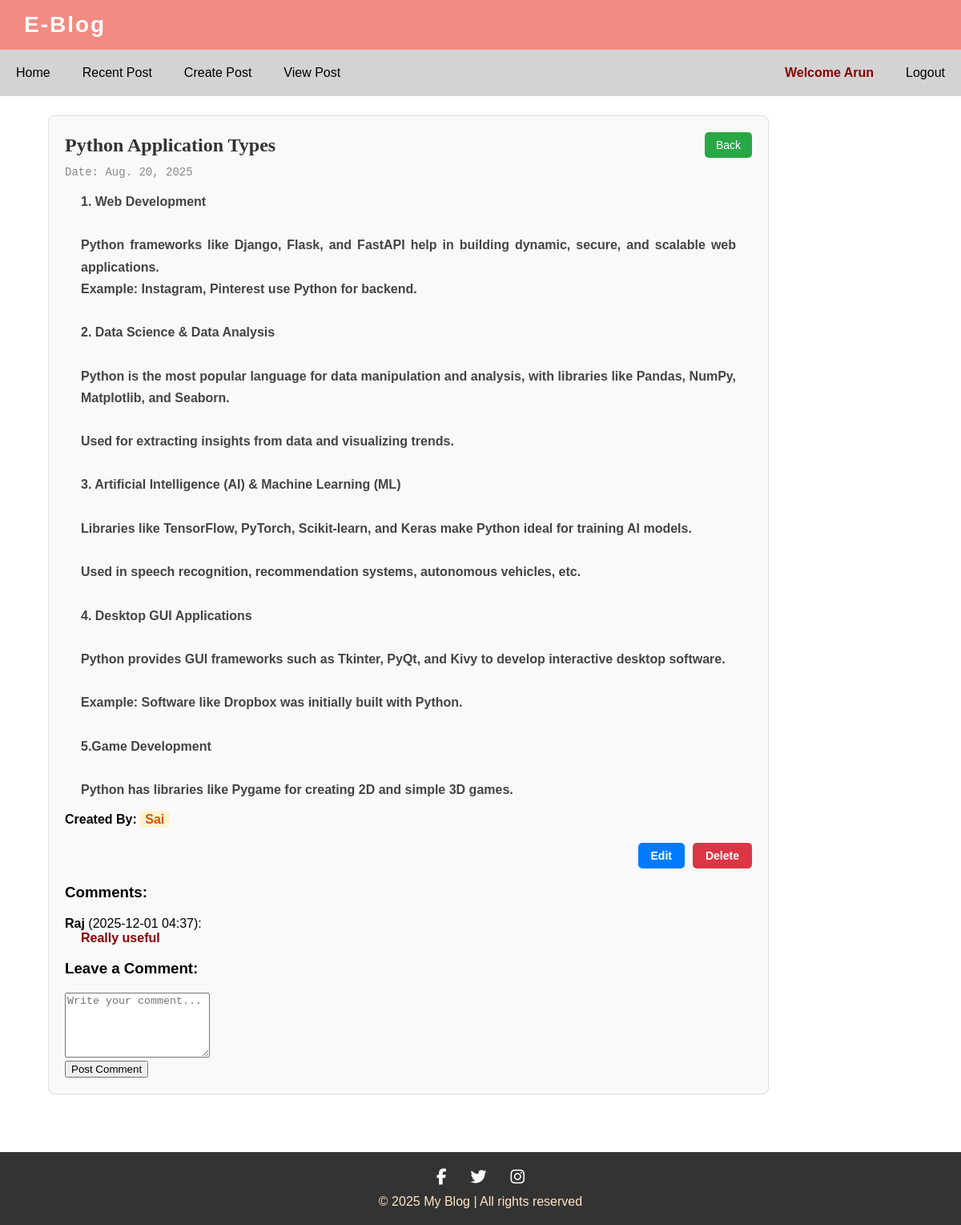
Screenshot of /descpost/10/ (signed in) with the database file from the repository.
### Blogapp/models.py (models this page shows)
class Post(models.Model):
    title = models.CharField(max_length=55)
    short_description = models.TextField(max_length=400)
    description = models.TextField(max_length=1000)
    created_by =models.DateField(auto_now_add=True)
    user =models.ForeignKey(User,on_delete=models.CASCADE)

class Comment(models.Model):
    post = models.ForeignKey(Post,on_delete=models.CASCADE)
    user =models.ForeignKey(User,on_delete=models.CASCADE)
    content = models.TextField()
    created_at = models.DateTimeField(auto_now_add=True)

### Blogapp/views.py (the view, shortened to what this page needs)
# urls.py: path('descpost/<int:id>/',DetailedPost.as_view(),name="detailpost"),
class DetailedPost(View):
    def get(self,request,id):
        type = None
        user_obj =User_Reg.objects.filter(user=request.user)
        if user_obj:
            user_obj = user_obj.first()
            type =user_obj.usertype #type:ignore
        print("type",type)
        post_obj = Post.objects.filter(id=id).values('id','title','description','user__first_name','created_by')[0]
        comments = Comment.objects.filter(post_id=post_obj.get("id")).order_by("-created_at")
        return render(request,'full_des.html',{'detpost':post_obj,'type':type,'cmd':comments})

### Blogapp/templates/full_des.html (shortened to what this page needs)
{% extends 'base.html' %}
{% block content %}
<div class="content-wrapper">
    <div class="title-bar">
        <span class="post-title">{{ detpost.title }}</span>
        <a class="back-btn" href="{% url 'viewpost' %}">Back</a>
    </div>
    <div class="post-date">Date: {{ detpost.created_by }}</div>
    <p class="post-description">{{ detpost.description|linebreaksbr }}</p>
    <h3 class="creator">
        Created By: <span class="highlight-name">{{ detpost.user__first_name }}</span>
    </h3>
    <div class="action-buttons">
        {% if type == 'admin' or type == 'creator' %}
            <a href="{% url 'updatepost' detpost.id %}" class="action-btn edit-btn">Edit</a>
            <a href="{% url 'deletepost' detpost.id %}" class="action-btn delete-btn">Delete</a>
        {% endif %}
    </div>
    <h3>Comments:</h3>
    {% for i in cmd %}
    <div>
        <strong>{{ i.user.first_name }}</strong> ({{ i.created_at|date:"Y-m-d H:i" }}):
        <p>{{ i.content }}</p>
    </div>
    {% endfor %}
    <h3>Leave a Comment:</h3>
    <form method="POST">
        <textarea name="content" rows="5" placeholder="Write your comment..." required></textarea>
        <br>
        <button type="submit">Post Comment</button>
    </form>
</div>
<footer>
    <div class="footer">
        <a href="https://facebook.com" target="_blank"><i class="fab fa-facebook-f"></i></a>
        <a href="https://twitter.com" target="_blank"><i class="fab fa-twitter"></i></a>
        <a href="https://instagram.com" target="_blank"><i class="fab fa-instagram"></i></a>
        <div class="copyright">
            &copy; 2025 My Blog | All rights reserved
        </div>
    </div>
</footer>
{% endblock %}

### Blogapp/templates/base.html (shortened to what this page needs)
<!DOCTYPE html>
<html>
<head>
    <link rel="stylesheet" href="https://cdnjs.cloudflare.com/ajax/libs/font-awesome/6.7.1/css/all.min.css">
</head>
<body>
    <div class="brand">E-Blog</div>
    <div class="nav-bar">
        <div><a href="{% url 'home' %}">Home</a></div>
        <div><a href="{% url 'recentpost' %}">Recent Post</a></div>
        {% if user.is_authenticated %}
            <div><a href="{% url 'createpost' %}">Create Post</a></div>
            <div><a href="{% url 'viewpost' %}">View Post</a></div>
            <div class="empty-nav"></div>
            <p>Welcome {{ request.user.first_name }}</p>
            <div><a href="{% url 'logout' %}">Logout</a></div>
        {% else %}
            <div><a href="{% url 'register' %}">Register</a></div>
            <div><a href="{% url 'login' %}">Login</a></div>
        {% endif %}
    </div>
    {% block content %}
    {% endblock %}
</body>
</html>

### Blogapp/templates/base.html (style rules this page uses)
body { margin: 0; padding: 0; font-family: Arial, sans-serif; }
.brand { background-color: #f28b82; color: white; font-size: 28px; font-weight: bold; padding: 15px 30px; letter-spacing: 2px; }
.nav-bar { display: flex; align-items: center; background-color: lightgray; font-family: Verdana, Geneva, Tahoma, sans-serif; font-size: 16px; }
.nav-bar div { padding: 20px 20px; }
.nav-bar div a { text-decoration: none; color: black; font-weight: 500; }
.empty-nav { flex: 1; }
p { font-weight: bold; color: darkred; font-size: medium; margin: 0 20px; }

### Blogapp/templates/full_des.html (style rules this page uses)
.content-wrapper { width: 75%; margin: 2% 5% 6%; padding: 20px; box-sizing: border-box; background-color: #f9f9f9; border-radius: 8px; border: 1px solid #ddd; }
.title-bar { display: flex; justify-content: space-between; align-items: center; }
.post-title { font-family: 'Georgia', serif; font-size: 24px; font-weight: bold; color: #333; }
.back-btn { padding: 8px 14px; border: none; border-radius: 5px; background-color: #28a745; color: white; cursor: pointer; text-decoration: none; font-size: 14px; transition: background-color 0.3s; }
.post-date { font-family: 'Courier New', monospace; font-size: 14px; color: #888; margin-top: 10px; }
.post-description { margin-top: 15px; font-family: 'Verdana', sans-serif; line-height: 1.6; color: #444; white-space: pre-line; line-height: 1.7; text-align: justify; margin-bottom: 15px; }
.creator { margin-top: 15px; font-size: 16px; }
.highlight-name { font-family: 'Arial Black', sans-serif; color: #d35400; background-color: #fff3cd; padding: 2px 6px; border-radius: 4px; }
.action-buttons { display: flex; justify-content: flex-end; gap: 10px; margin-top: 20px; }
.action-btn { padding: 8px 16px; border: none; border-radius: 5px; font-size: 14px; font-weight: bold; cursor: pointer; text-decoration: none; transition: all 0.3s ease; }
.edit-btn { background-color: #007bff; color: white; }
.delete-btn { background-color: #dc3545; color: white; }
.footer { background-color: #333; padding: 20px; display: flex; justify-content: center; align-items: center; flex-wrap: wrap; margin-top: 60px; }
.footer a { color: white; margin: 0 15px; font-size: 20px; }
.copyright { width: 100%; text-align: center; color: bisque; margin-top: 10px; }

### rows the page displays
Post: title "Python Application Types", created_by "Aug. 20, 2025", description "1. Web Development Python frameworks like Django, Flask, and FastAPI help in building dynamic, secure, and scalable web applications. Example: Instagram, Pinterest use Python for backend. 2. Data Science & Data Analysis Python is the most popular language for data manipulation and analysis, with libraries like Pandas, NumPy, Matplotlib, and Seaborn. Used for extracting insights from data and visualizing trends. 3. Artificial Intelligence (AI) & Machine Learning (ML) Libraries like TensorFlow, PyTorch, Scikit-learn, and Keras make Python ideal for training AI models. Used in speech recognition, recommendation systems, autonomous vehicles, etc. 4. Desktop GUI Applications Python provides GUI…"
Comment: user.first_name "Raj", created_at "2025-12-01 04:37", content "Really useful"

### other values shown
{{ request.user.first_name }} "Arun"
{{ detpost.user__first_name }} "Sai"
